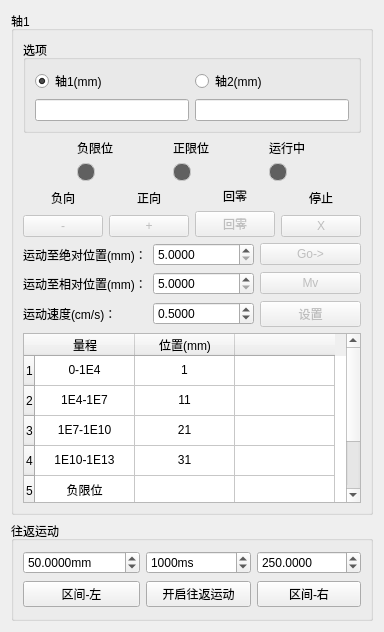
<?xml version="1.0" encoding="UTF-8"?>
<ui version="4.0">
 <class>ControlWidget</class>
 <widget class="QWidget" name="ControlWidget">
  <property name="geometry">
   <rect>
    <x>0</x>
    <y>0</y>
    <width>366</width>
    <height>632</height>
   </rect>
  </property>
  <property name="windowTitle">
   <string>位移平台</string>
  </property>
  <layout class="QVBoxLayout" name="verticalLayout_5">
   <item>
    <widget class="QGroupBox" name="groupBox">
     <property name="title">
      <string>轴1</string>
     </property>
     <layout class="QGridLayout" name="gridLayout_3">
      <item row="4" column="2">
       <widget class="QPushButton" name="pushButton_absolute_position">
        <property name="enabled">
         <bool>false</bool>
        </property>
        <property name="text">
         <string>Go-&gt;</string>
        </property>
       </widget>
      </item>
      <item row="1" column="0" colspan="3">
       <layout class="QGridLayout" name="gridLayout_2">
        <item row="0" column="3">
         <widget class="QLabel" name="label_7">
          <property name="text">
           <string>运行中</string>
          </property>
          <property name="alignment">
           <set>Qt::AlignCenter</set>
          </property>
         </widget>
        </item>
        <item row="1" column="3">
         <widget class="QLabel" name="label_running">
          <property name="styleSheet">
           <string notr="true">min-width:16px;
min-height:16px;
max-width:16px;
max-height:16px;
border-radius: 8px;
border:1px solid rgb(200, 200, 200);
background-color: rgb(96, 96, 96);</string>
          </property>
          <property name="text">
           <string/>
          </property>
          <property name="alignment">
           <set>Qt::AlignCenter</set>
          </property>
         </widget>
        </item>
        <item row="1" column="1">
         <widget class="QLabel" name="label_negative">
          <property name="styleSheet">
           <string notr="true">min-width:16px;
min-height:16px;
max-width:16px;
max-height:16px;
border-radius: 8px;
border:1px solid rgb(200, 200, 200);
background-color: rgb(96, 96, 96);</string>
          </property>
          <property name="text">
           <string/>
          </property>
          <property name="alignment">
           <set>Qt::AlignCenter</set>
          </property>
         </widget>
        </item>
        <item row="1" column="2">
         <widget class="QLabel" name="label_positive">
          <property name="styleSheet">
           <string notr="true">min-width:16px;
min-height:16px;
max-width:16px;
max-height:16px;
border-radius: 8px;
border:1px solid rgb(200, 200, 200);
background-color: rgb(96, 96, 96);</string>
          </property>
          <property name="text">
           <string/>
          </property>
          <property name="alignment">
           <set>Qt::AlignCenter</set>
          </property>
         </widget>
        </item>
        <item row="0" column="1">
         <widget class="QLabel" name="label_5">
          <property name="text">
           <string>负限位</string>
          </property>
          <property name="alignment">
           <set>Qt::AlignCenter</set>
          </property>
         </widget>
        </item>
        <item row="0" column="2">
         <widget class="QLabel" name="label_3">
          <property name="text">
           <string>正限位</string>
          </property>
          <property name="alignment">
           <set>Qt::AlignCenter</set>
          </property>
         </widget>
        </item>
       </layout>
      </item>
      <item row="6" column="1">
       <widget class="QDoubleSpinBox" name="doubleSpinBox_relative_position">
        <property name="decimals">
         <number>4</number>
        </property>
        <property name="minimum">
         <double>5.000000000000000</double>
        </property>
        <property name="maximum">
         <double>999.990000000000009</double>
        </property>
        <property name="singleStep">
         <double>0.010000000000000</double>
        </property>
        <property name="value">
         <double>5.000000000000000</double>
        </property>
       </widget>
      </item>
      <item row="8" column="1">
       <widget class="QDoubleSpinBox" name="doubleSpinBox_speed">
        <property name="decimals">
         <number>4</number>
        </property>
        <property name="maximum">
         <double>1.000000000000000</double>
        </property>
        <property name="singleStep">
         <double>0.010000000000000</double>
        </property>
        <property name="value">
         <double>0.500000000000000</double>
        </property>
       </widget>
      </item>
      <item row="0" column="0" colspan="3">
       <widget class="QGroupBox" name="groupBox_2">
        <property name="title">
         <string>选项</string>
        </property>
        <layout class="QGridLayout" name="gridLayout">
         <item row="0" column="0">
          <widget class="QRadioButton" name="radioButton_01">
           <property name="text">
            <string>轴1(mm)</string>
           </property>
           <property name="checked">
            <bool>true</bool>
           </property>
          </widget>
         </item>
         <item row="0" column="1">
          <widget class="QRadioButton" name="radioButton_02">
           <property name="text">
            <string>轴2(mm)</string>
           </property>
          </widget>
         </item>
         <item row="1" column="0">
          <widget class="QLineEdit" name="lineEdit_position">
           <property name="alignment">
            <set>Qt::AlignCenter</set>
           </property>
           <property name="readOnly">
            <bool>true</bool>
           </property>
          </widget>
         </item>
         <item row="1" column="1">
          <widget class="QLineEdit" name="lineEdit_position_2">
           <property name="alignment">
            <set>Qt::AlignCenter</set>
           </property>
          </widget>
         </item>
        </layout>
       </widget>
      </item>
      <item row="6" column="2">
       <widget class="QPushButton" name="pushButton_relative_position">
        <property name="enabled">
         <bool>false</bool>
        </property>
        <property name="text">
         <string>Mv</string>
        </property>
       </widget>
      </item>
      <item row="2" column="0" colspan="3">
       <layout class="QHBoxLayout" name="horizontalLayout">
        <item>
         <layout class="QVBoxLayout" name="verticalLayout_4">
          <item>
           <widget class="QLabel" name="label_11">
            <property name="text">
             <string>负向</string>
            </property>
            <property name="alignment">
             <set>Qt::AlignCenter</set>
            </property>
           </widget>
          </item>
          <item>
           <widget class="QPushButton" name="pushButton_backward">
            <property name="enabled">
             <bool>false</bool>
            </property>
            <property name="text">
             <string>-</string>
            </property>
           </widget>
          </item>
         </layout>
        </item>
        <item>
         <layout class="QVBoxLayout" name="verticalLayout_3">
          <item>
           <widget class="QLabel" name="label_10">
            <property name="text">
             <string>正向</string>
            </property>
            <property name="alignment">
             <set>Qt::AlignCenter</set>
            </property>
           </widget>
          </item>
          <item>
           <widget class="QPushButton" name="pushButton_forward">
            <property name="enabled">
             <bool>false</bool>
            </property>
            <property name="text">
             <string>+</string>
            </property>
           </widget>
          </item>
         </layout>
        </item>
        <item>
         <layout class="QVBoxLayout" name="verticalLayout_2">
          <item>
           <widget class="QLabel" name="label_9">
            <property name="text">
             <string>回零</string>
            </property>
            <property name="alignment">
             <set>Qt::AlignCenter</set>
            </property>
           </widget>
          </item>
          <item>
           <widget class="QPushButton" name="pushButton_zero">
            <property name="enabled">
             <bool>false</bool>
            </property>
            <property name="text">
             <string>回零</string>
            </property>
           </widget>
          </item>
         </layout>
        </item>
        <item>
         <layout class="QVBoxLayout" name="verticalLayout">
          <item>
           <widget class="QLabel" name="label_12">
            <property name="text">
             <string>停止</string>
            </property>
            <property name="alignment">
             <set>Qt::AlignCenter</set>
            </property>
           </widget>
          </item>
          <item>
           <widget class="QPushButton" name="pushButton_stop">
            <property name="enabled">
             <bool>false</bool>
            </property>
            <property name="text">
             <string>X</string>
            </property>
           </widget>
          </item>
         </layout>
        </item>
       </layout>
      </item>
      <item row="6" column="0">
       <widget class="QLabel" name="label_14">
        <property name="text">
         <string>运动至相对位置(mm)：</string>
        </property>
       </widget>
      </item>
      <item row="8" column="2">
       <widget class="QPushButton" name="pushButton_speed">
        <property name="enabled">
         <bool>false</bool>
        </property>
        <property name="text">
         <string>设置</string>
        </property>
       </widget>
      </item>
      <item row="4" column="1">
       <widget class="QDoubleSpinBox" name="doubleSpinBox_absolute_position">
        <property name="decimals">
         <number>4</number>
        </property>
        <property name="minimum">
         <double>5.000000000000000</double>
        </property>
        <property name="maximum">
         <double>999.990000000000009</double>
        </property>
        <property name="singleStep">
         <double>0.010000000000000</double>
        </property>
        <property name="value">
         <double>5.000000000000000</double>
        </property>
       </widget>
      </item>
      <item row="4" column="0">
       <widget class="QLabel" name="label_13">
        <property name="text">
         <string>运动至绝对位置(mm)：</string>
        </property>
       </widget>
      </item>
      <item row="8" column="0">
       <widget class="QLabel" name="label_15">
        <property name="text">
         <string>运动速度(cm/s)：</string>
        </property>
       </widget>
      </item>
      <item row="9" column="0" colspan="3">
       <widget class="QTableWidget" name="tableWidget_position">
        <row/>
        <row/>
        <row/>
        <row/>
        <row/>
        <row/>
        <column>
         <property name="text">
          <string>量程</string>
         </property>
        </column>
        <column>
         <property name="text">
          <string>位置(mm)</string>
         </property>
        </column>
        <column>
         <property name="text">
          <string/>
         </property>
        </column>
        <item row="0" column="0">
         <property name="text">
          <string>0-1E4</string>
         </property>
         <property name="textAlignment">
          <set>AlignCenter</set>
         </property>
        </item>
        <item row="0" column="1">
         <property name="text">
          <string>1</string>
         </property>
         <property name="textAlignment">
          <set>AlignCenter</set>
         </property>
        </item>
        <item row="1" column="0">
         <property name="text">
          <string>1E4-1E7</string>
         </property>
         <property name="textAlignment">
          <set>AlignCenter</set>
         </property>
        </item>
        <item row="1" column="1">
         <property name="text">
          <string>11</string>
         </property>
         <property name="textAlignment">
          <set>AlignCenter</set>
         </property>
        </item>
        <item row="2" column="0">
         <property name="text">
          <string>1E7-1E10</string>
         </property>
         <property name="textAlignment">
          <set>AlignCenter</set>
         </property>
        </item>
        <item row="2" column="1">
         <property name="text">
          <string>21</string>
         </property>
         <property name="textAlignment">
          <set>AlignCenter</set>
         </property>
        </item>
        <item row="3" column="0">
         <property name="text">
          <string>1E10-1E13</string>
         </property>
         <property name="textAlignment">
          <set>AlignCenter</set>
         </property>
        </item>
        <item row="3" column="1">
         <property name="text">
          <string>31</string>
         </property>
         <property name="textAlignment">
          <set>AlignCenter</set>
         </property>
        </item>
        <item row="4" column="0">
         <property name="text">
          <string>负限位</string>
         </property>
         <property name="textAlignment">
          <set>AlignCenter</set>
         </property>
        </item>
        <item row="4" column="1">
         <property name="text">
          <string/>
         </property>
         <property name="textAlignment">
          <set>AlignCenter</set>
         </property>
        </item>
        <item row="5" column="0">
         <property name="text">
          <string>正限位</string>
         </property>
         <property name="textAlignment">
          <set>AlignCenter</set>
         </property>
        </item>
        <item row="5" column="1">
         <property name="text">
          <string/>
         </property>
         <property name="textAlignment">
          <set>AlignCenter</set>
         </property>
        </item>
       </widget>
      </item>
     </layout>
    </widget>
   </item>
   <item>
    <widget class="QGroupBox" name="groupBox_3">
     <property name="minimumSize">
      <size>
       <width>0</width>
       <height>100</height>
      </size>
     </property>
     <property name="title">
      <string>往返运动</string>
     </property>
     <layout class="QGridLayout" name="gridLayout_4">
      <item row="1" column="0">
       <widget class="QPushButton" name="pushButton">
        <property name="text">
         <string>区间-左</string>
        </property>
       </widget>
      </item>
      <item row="1" column="2">
       <widget class="QPushButton" name="pushButton_2">
        <property name="text">
         <string>区间-右</string>
        </property>
       </widget>
      </item>
      <item row="0" column="0">
       <widget class="QDoubleSpinBox" name="doubleSpinBox_lower">
        <property name="suffix">
         <string>mm</string>
        </property>
        <property name="decimals">
         <number>4</number>
        </property>
        <property name="maximum">
         <double>999999.989999999990687</double>
        </property>
        <property name="value">
         <double>50.000000000000000</double>
        </property>
       </widget>
      </item>
      <item row="0" column="2">
       <widget class="QDoubleSpinBox" name="doubleSpinBox_upper">
        <property name="decimals">
         <number>4</number>
        </property>
        <property name="maximum">
         <double>999999.989999999990687</double>
        </property>
        <property name="value">
         <double>250.000000000000000</double>
        </property>
       </widget>
      </item>
      <item row="1" column="1">
       <widget class="QPushButton" name="pushButton_start">
        <property name="text">
         <string>开启往返运动</string>
        </property>
       </widget>
      </item>
      <item row="0" column="1">
       <widget class="QSpinBox" name="spinBox_delay">
        <property name="toolTip">
         <string>到达限位停留时间</string>
        </property>
        <property name="suffix">
         <string>ms</string>
        </property>
        <property name="prefix">
         <string/>
        </property>
        <property name="maximum">
         <number>1000000</number>
        </property>
        <property name="value">
         <number>1000</number>
        </property>
       </widget>
      </item>
     </layout>
    </widget>
   </item>
  </layout>
 </widget>
 <resources/>
 <connections/>
</ui>
